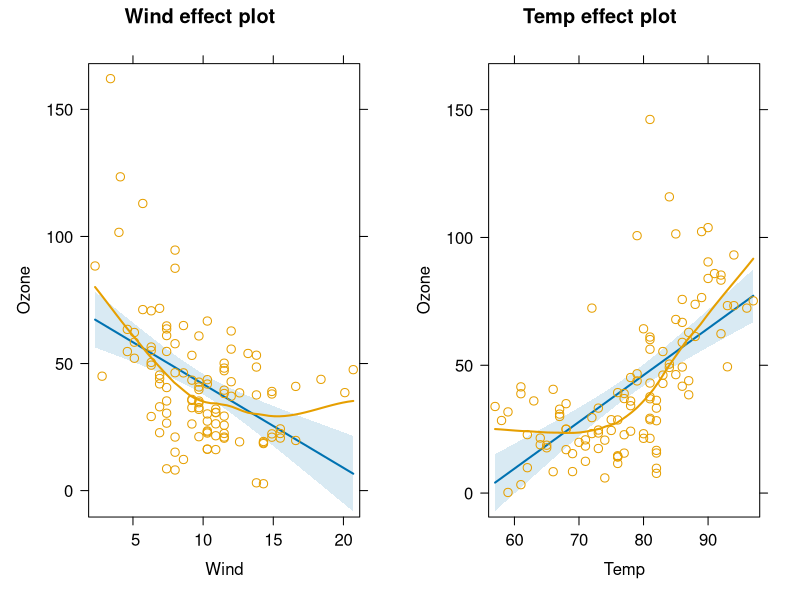
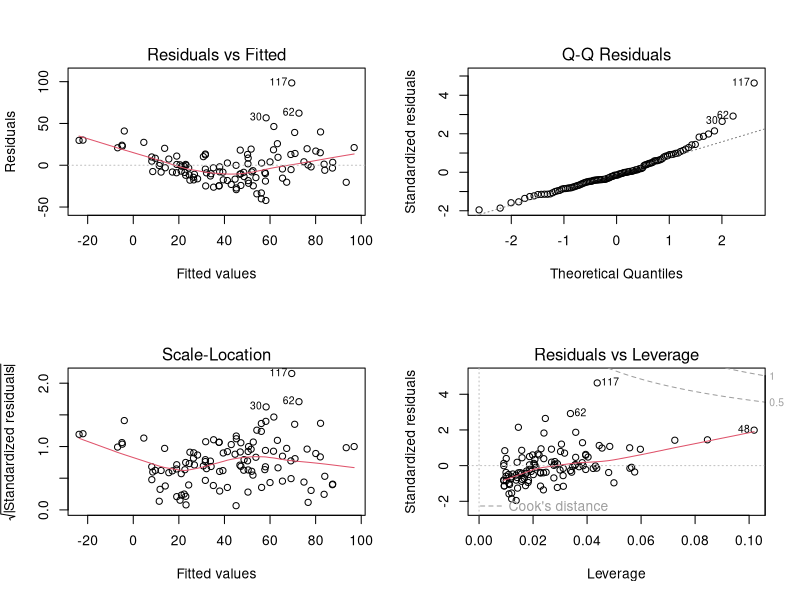
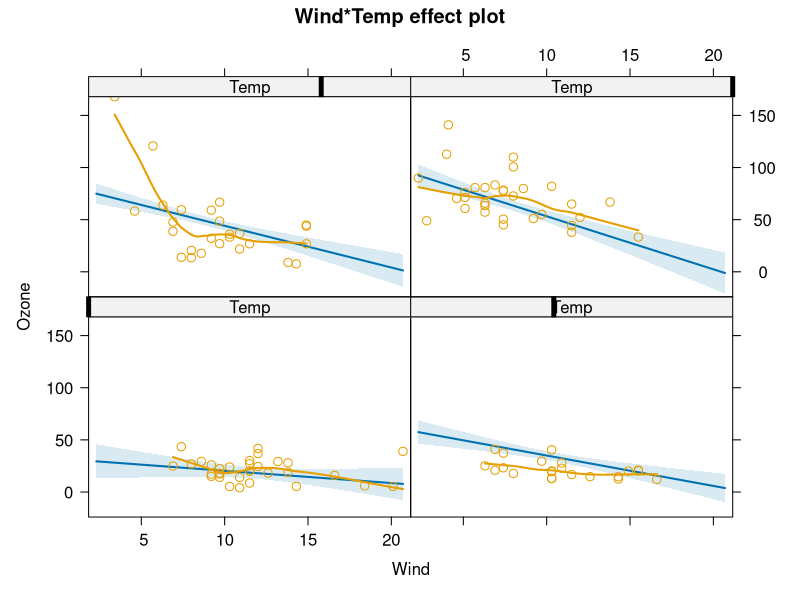
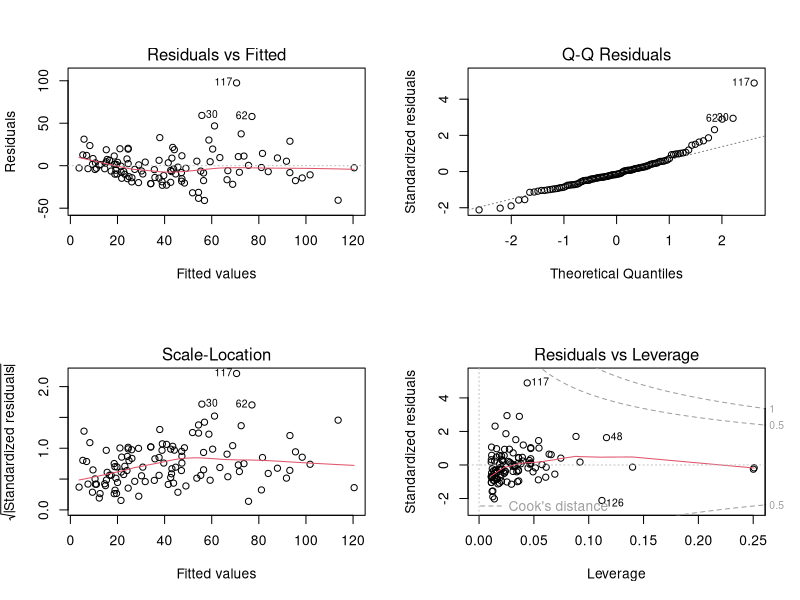
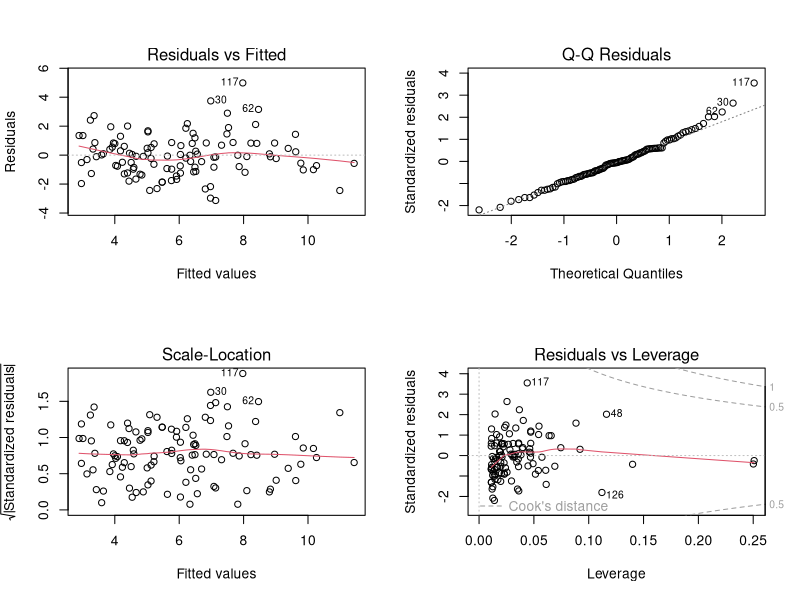
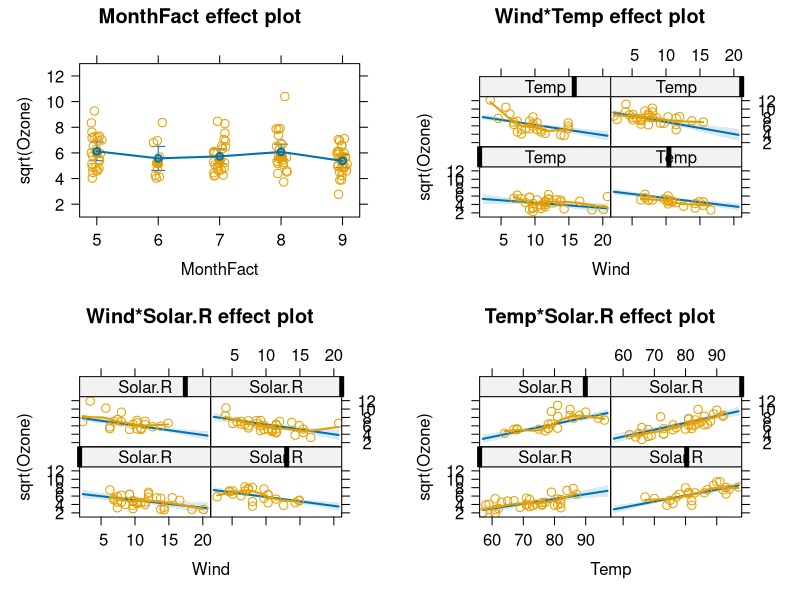
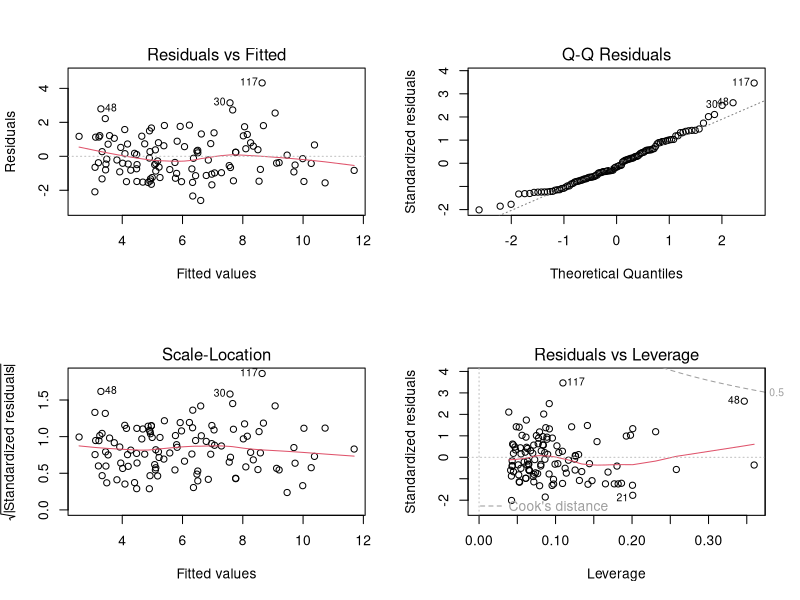

Source code (R) for these figures, in order:


# Multiple Regression -----------------------------------------------------


newAirquality = airquality[complete.cases(airquality), ]

m1 = lm(Ozone ~ Wind + Temp, data = newAirquality)
summary(m1)


library(effects)
plot(allEffects(m1, partial.residuals = T))

# check residuals
par(mfrow = c(2, 2))
plot(m1)




# scaled with interaction
m2 = lm(Ozone ~ scale(Wind) * scale(Temp), data = newAirquality)
summary(m2)
library(effects)
plot(allEffects(m2, partial.residuals = T))

# always use scale() with interactions 
# does two things
# centering - substracts the mean so that the variables are centered around zero
# scaling - devides by the standard deviation

# check residuals
par(mfrow = c(2, 2))
plot(m2)

# try transformation
m3 = lm(sqrt(Ozone) ~ scale(Wind) * scale(Temp), data = newAirquality)
summary(m3)

# check residuals
par(mfrow = c(2, 2))
plot(m3)


# Exercise ----------------------------------------------------------------

# Add a new column for the data frame with month saved a as.factor() (see help)
# add this new factor variable to the model
# add also scaled Solar.R and all two-way interactions a:b + b:c ... 
# for two way interactions you can also check the help of formula! 
# check the residuals
# interpret the summary and the model predictions
# compare the effect of Temp to the previous model

newAirquality$MonthFact = as.factor(newAirquality$Month)
m3 = lm(sqrt(Ozone) ~  (scale(Wind) + scale(Temp) + scale(Solar.R))^2 + MonthFact , data = newAirquality)
summary(m3)
library(effects)
plot(allEffects(m3, partial.residuals = T))

plot(m3)

coef(m2)
coef(m3)
